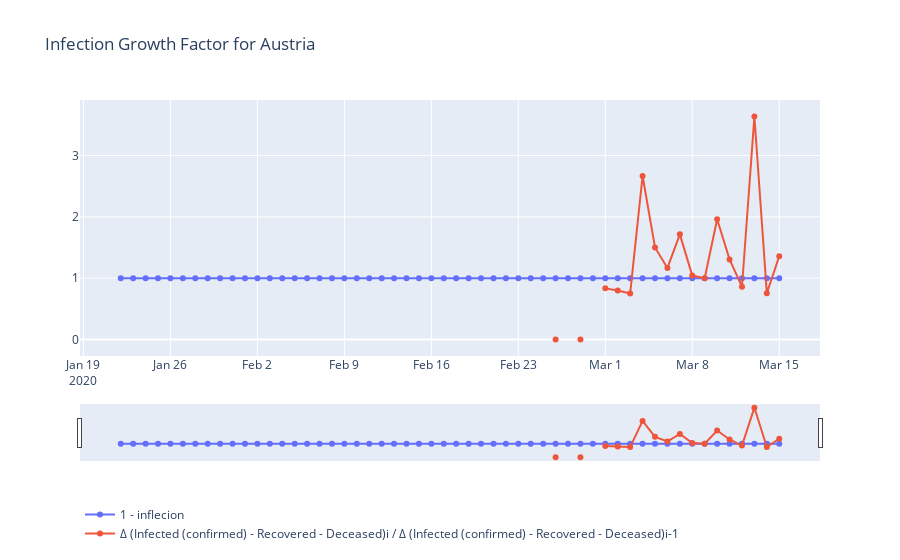
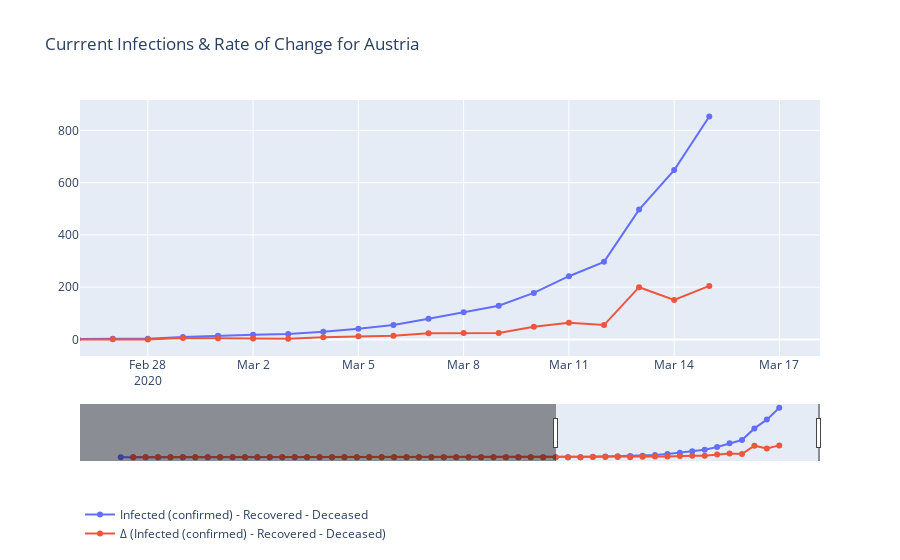

Write notebook code for charts like these, in order.
### Code cell
import lib.csse_covid_19_dataset.io as io
import os
import plotly.graph_objects as go

latest_data_date = df_prep.index[-1].strftime("%Y-%m-%d")
    
directory = "export/{}/".format(latest_data_date)
if not os.path.exists(directory):
    os.makedirs(directory)


# Growth factor
title = "Infection Growth Factor for {}".format(data.at)
df_at.loc[:, pandas.IndexSlice[data.at, '1 - inflecion']] = 1

fig = go.Figure()
fig.add_trace(go.Scatter(x=df_at.index, 
                         y=df_at[(data.at, '1 - inflecion')], 
                         name='1 - inflecion',
                         mode='lines+markers'))
fig.add_trace(go.Scatter(x=df_at.index, 
                         y=df_at[(data.at, infected_recovered_deceased_growth_factor_column_name)], 
                         name=infected_recovered_deceased_growth_factor_column_name,
                         mode='lines+markers'))
fig.update_layout(title_text=title,
                  xaxis_rangeslider_visible=True,
                  legend=dict(x=0, y=-0.75))
#fig.show("png")
fig.show()
fig.write_image(directory+title+".png")
io.saveDataCsv(df_at[[(data.at, '1 - inflecion'), (data.at, infected_recovered_deceased_growth_factor_column_name)]],
               directory, title)
#io.saveDataCsv(df_at.loc[:, pandas.IndexSlice[data.at, ['1 - inflecion', infected_recovered_deceased_growth_factor_column_name]]],
#               directory, title)


# Current infections and change rate
title = "Currrent Infections & Rate of Change for {}".format(data.at)
fig = go.Figure()
fig.add_trace(go.Scatter(x=df_at.index, 
                         y=df_at[(data.at, infected_recovered_deceased_column_name)], 
                         name=infected_recovered_deceased_column_name,
                         mode='lines+markers'))
fig.add_trace(go.Scatter(x=df_at.index, 
                         y=df_at[(data.at, infected_recovered_deceased_change_column_name)], 
                         name=infected_recovered_deceased_change_column_name,
                         mode='lines+markers'))
fig.update_layout(title_text=title,
                  xaxis_rangeslider_visible=True,
                  legend=dict(x=0, y=-0.75))
#fig.show("png")
fig.show()
fig.write_image(directory+title+".png")
io.saveDataCsv(df_at.loc[:, pandas.IndexSlice[data.at, [infected_recovered_deceased_column_name, infected_recovered_deceased_change_column_name]]],
               directory, title)


df_at_infected_pred_title = "Currently {} in {} and Predictions".format(infected_column_name, data.at)
#df_at_infected_pred = df_at_pred.loc[:, pandas.IndexSlice[:, [infected_column_name, infected_recovered_deceased_column_name, infected_recovered_deceased_prediction_column_name, infected_prediction_logistic_curve_column_name]]]
df_at_infected_pred = df_at_pred.loc[:, pandas.IndexSlice[:, [infected_column_name, infected_recovered_deceased_column_name, infected_recovered_deceased_prediction_1_4_column_name, infected_recovered_deceased_prediction_1_38_column_name]]]
io.saveDataCsv(df_at_infected_pred, directory, infected_column_name+"_"+df_at_infected_pred_title)
io.plotAndSavePngMatplotlib(df_at_infected_pred, df_at_infected_pred_title, (20, 10), True, directory, infected_column_name+"_"+df_at_infected_pred_title)

def displayAndSaveData(column, df_at, df_at_neighbours, df_at_nationalities, df_at_travel_incomming, df_at_travel_outgoing):
    df_at_title = "{} in {}".format(column, data.at)
    df_at_neighbours_title = "{} in Neighbouring Contries".format(column)
    df_at_nationalities_title = "{} in Countries of Largest Foraign Nationalities in {}".format(column, data.at)
    df_at_travel_incomming_title = "{} in Countries of Most Visiting Nationalities".format(column)
    df_at_travel_outgoing_title = "{} in Most Visited Countries".format(column)

    df_at = df_at_pred.loc[:, pandas.IndexSlice[:, [column]]]
    df_at_neighbours = df_at_neighbours.loc[:, pandas.IndexSlice[:, [column]]]
    df_at_nationalities = df_at_nationalities.loc[:, pandas.IndexSlice[:, [column]]]
    df_at_travel_incomming = df_at_travel_incomming.loc[:, pandas.IndexSlice[:, [column]]]
    df_at_travel_outgoing = df_at_travel_outgoing.loc[:, pandas.IndexSlice[:, [column]]]

    io.saveDataCsv(df_at, directory, column+"_"+df_at_title)
    io.saveDataCsv(df_at_neighbours, directory, column+"_"+df_at_neighbours_title)
    io.saveDataCsv(df_at_nationalities, directory, column+"_"+df_at_nationalities_title)
    io.saveDataCsv(df_at_travel_incomming, directory, column+"_"+df_at_travel_incomming_title)
    io.saveDataCsv(df_at_travel_outgoing, directory, column+"_"+df_at_travel_outgoing_title)

    io.plotAndSavePngMatplotlib(df_at, df_at_title, (20, 10), True, directory, column+"_"+df_at_title)
    io.plotAndSavePngMatplotlib(df_at_neighbours, df_at_neighbours_title, (20, 10), True, directory, column+"_"+df_at_neighbours_title)
    io.plotAndSavePngMatplotlib(df_at_nationalities, df_at_nationalities_title, (20, 10), True, directory, column+"_"+df_at_nationalities_title)
    io.plotAndSavePngMatplotlib(df_at_travel_incomming, df_at_travel_incomming_title, (20, 10), True, directory, column+"_"+df_at_travel_incomming_title)
    io.plotAndSavePngMatplotlib(df_at_travel_outgoing, df_at_travel_outgoing_title, (20, 10), True, directory, column+"_"+df_at_travel_outgoing_title)
    
displayAndSaveData(infected_column_name, df_at, df_at_neighbours, df_at_nationalities, df_at_travel_incomming, df_at_travel_outgoing)
displayAndSaveData(deceased_column_name, df_at, df_at_neighbours, df_at_nationalities, df_at_travel_incomming, df_at_travel_outgoing)
displayAndSaveData(recovered_column_name, df_at, df_at_neighbours, df_at_nationalities, df_at_travel_incomming, df_at_travel_outgoing)

### Figure 1 — Plotly figure (JSON) as saved in the notebook; plotly's stock layout.template omitted (floating-point values rounded to 4 significant figures)
{"data": [{"mode": "lines+markers", "name": "1 - inflecion", "type": "scatter", "x": ["2020-01-22T00:00:00", "2020-01-23T00:00:00", "2020-01-24T00:00:00", "2020-01-25T00:00:00", "2020-01-26T00:00:00", "2020-01-27T00:00:00", "2020-01-28T00:00:00", "2020-01-29T00:00:00", "2020-01-30T00:00:00", "2020-01-31T00:00:00", "2020-02-01T00:00:00", "2020-02-02T00:00:00", "2020-02-03T00:00:00", "2020-02-04T00:00:00", "2020-02-05T00:00:00", "2020-02-06T00:00:00", "2020-02-07T00:00:00", "2020-02-08T00:00:00", "2020-02-09T00:00:00", "2020-02-10T00:00:00", "2020-02-11T00:00:00", "2020-02-12T00:00:00", "2020-02-13T00:00:00", "2020-02-14T00:00:00", "2020-02-15T00:00:00", "2020-02-16T00:00:00", "2020-02-17T00:00:00", "2020-02-18T00:00:00", "2020-02-19T00:00:00", "2020-02-20T00:00:00", "2020-02-21T00:00:00", "2020-02-22T00:00:00", "2020-02-23T00:00:00", "2020-02-24T00:00:00", "2020-02-25T00:00:00", "2020-02-26T00:00:00", "2020-02-27T00:00:00", "2020-02-28T00:00:00", "2020-02-29T00:00:00", "2020-03-01T00:00:00", "2020-03-02T00:00:00", "2020-03-03T00:00:00", "2020-03-04T00:00:00", "2020-03-05T00:00:00", "2020-03-06T00:00:00", "2020-03-07T00:00:00", "2020-03-08T00:00:00", "2020-03-09T00:00:00", "2020-03-10T00:00:00", "2020-03-11T00:00:00", "2020-03-12T00:00:00", "2020-03-13T00:00:00", "2020-03-14T00:00:00", "2020-03-15T00:00:00"], "y": [1, 1, 1, 1, 1, 1, 1, 1, 1, 1, 1, 1, 1, 1, 1, 1, 1, 1, 1, 1, 1, 1, 1, 1, 1, 1, 1, 1, 1, 1, 1, 1, 1, 1, 1, 1, 1, 1, 1, 1, 1, 1, 1, 1, 1, 1, 1, 1, 1, 1, 1, 1, 1, 1]}, {"mode": "lines+markers", "name": "Δ (Infected (confirmed) - Recovered - Deceased)i / Δ (Infected (confirmed) - Recovered - Deceased)i-1", "type": "scatter", "x": ["2020-01-22T00:00:00", "2020-01-23T00:00:00", "2020-01-24T00:00:00", "2020-01-25T00:00:00", "2020-01-26T00:00:00", "2020-01-27T00:00:00", "2020-01-28T00:00:00", "2020-01-29T00:00:00", "2020-01-30T00:00:00", "2020-01-31T00:00:00", "2020-02-01T00:00:00", "2020-02-02T00:00:00", "2020-02-03T00:00:00", "2020-02-04T00:00:00", "2020-02-05T00:00:00", "2020-02-06T00:00:00", "2020-02-07T00:00:00", "2020-02-08T00:00:00", "2020-02-09T00:00:00", "2020-02-10T00:00:00", "2020-02-11T00:00:00", "2020-02-12T00:00:00", "2020-02-13T00:00:00", "2020-02-14T00:00:00", "2020-02-15T00:00:00", "2020-02-16T00:00:00", "2020-02-17T00:00:00", "2020-02-18T00:00:00", "2020-02-19T00:00:00", "2020-02-20T00:00:00", "2020-02-21T00:00:00", "2020-02-22T00:00:00", "2020-02-23T00:00:00", "2020-02-24T00:00:00", "2020-02-25T00:00:00", "2020-02-26T00:00:00", "2020-02-27T00:00:00", "2020-02-28T00:00:00", "2020-02-29T00:00:00", "2020-03-01T00:00:00", "2020-03-02T00:00:00", "2020-03-03T00:00:00", "2020-03-04T00:00:00", "2020-03-05T00:00:00", "2020-03-06T00:00:00", "2020-03-07T00:00:00", "2020-03-08T00:00:00", "2020-03-09T00:00:00", "2020-03-10T00:00:00", "2020-03-11T00:00:00", "2020-03-12T00:00:00", "2020-03-13T00:00:00", "2020-03-14T00:00:00", "2020-03-15T00:00:00"], "y": [null, null, null, null, null, null, null, null, null, null, null, null, null, null, null, null, null, null, null, null, null, null, null, null, null, null, null, null, null, null, null, null, null, null, null, 0, null, 0, null, 0.8333, 0.8, 0.75, 2.667, 1.5, 1.167, 1.714, 1.042, 1, 1.96, 1.306, 0.8594, 3.636, 0.755, 1.358]}], "layout": {"autosize": true, "legend": {"x": 0, "y": -0.75}, "title": {"text": "Infection Growth Factor for Austria"}, "xaxis": {"autorange": true, "range": ["2020-01-18 20:15:50.3587", "2020-03-18 03:44:09.6413"], "rangeslider": {"autorange": true, "range": ["2020-01-18 20:15:50.3587", "2020-03-18 03:44:09.6413"], "visible": true, "yaxis": {"_template": null, "rangemode": "match"}}, "type": "date"}, "yaxis": {"autorange": true, "range": [-0.2984, 3.935], "type": "linear"}}}

### Figure 2 — Plotly figure (JSON) as saved in the notebook; plotly's stock layout.template omitted (floating-point values rounded to 4 significant figures)
{"data": [{"mode": "lines+markers", "name": "Infected (confirmed) - Recovered - Deceased", "type": "scatter", "x": ["2020-01-22T00:00:00", "2020-01-23T00:00:00", "2020-01-24T00:00:00", "2020-01-25T00:00:00", "2020-01-26T00:00:00", "2020-01-27T00:00:00", "2020-01-28T00:00:00", "2020-01-29T00:00:00", "2020-01-30T00:00:00", "2020-01-31T00:00:00", "2020-02-01T00:00:00", "2020-02-02T00:00:00", "2020-02-03T00:00:00", "2020-02-04T00:00:00", "2020-02-05T00:00:00", "2020-02-06T00:00:00", "2020-02-07T00:00:00", "2020-02-08T00:00:00", "2020-02-09T00:00:00", "2020-02-10T00:00:00", "2020-02-11T00:00:00", "2020-02-12T00:00:00", "2020-02-13T00:00:00", "2020-02-14T00:00:00", "2020-02-15T00:00:00", "2020-02-16T00:00:00", "2020-02-17T00:00:00", "2020-02-18T00:00:00", "2020-02-19T00:00:00", "2020-02-20T00:00:00", "2020-02-21T00:00:00", "2020-02-22T00:00:00", "2020-02-23T00:00:00", "2020-02-24T00:00:00", "2020-02-25T00:00:00", "2020-02-26T00:00:00", "2020-02-27T00:00:00", "2020-02-28T00:00:00", "2020-02-29T00:00:00", "2020-03-01T00:00:00", "2020-03-02T00:00:00", "2020-03-03T00:00:00", "2020-03-04T00:00:00", "2020-03-05T00:00:00", "2020-03-06T00:00:00", "2020-03-07T00:00:00", "2020-03-08T00:00:00", "2020-03-09T00:00:00", "2020-03-10T00:00:00", "2020-03-11T00:00:00", "2020-03-12T00:00:00", "2020-03-13T00:00:00", "2020-03-14T00:00:00", "2020-03-15T00:00:00"], "y": [0, 0, 0, 0, 0, 0, 0, 0, 0, 0, 0, 0, 0, 0, 0, 0, 0, 0, 0, 0, 0, 0, 0, 0, 0, 0, 0, 0, 0, 0, 0, 0, 0, 0, 2, 2, 3, 3, 9, 14, 18, 21, 29, 41, 55, 79, 104, 129, 178, 242, 297, 497, 648, 853]}, {"mode": "lines+markers", "name": "Δ (Infected (confirmed) - Recovered - Deceased)", "type": "scatter", "x": ["2020-01-22T00:00:00", "2020-01-23T00:00:00", "2020-01-24T00:00:00", "2020-01-25T00:00:00", "2020-01-26T00:00:00", "2020-01-27T00:00:00", "2020-01-28T00:00:00", "2020-01-29T00:00:00", "2020-01-30T00:00:00", "2020-01-31T00:00:00", "2020-02-01T00:00:00", "2020-02-02T00:00:00", "2020-02-03T00:00:00", "2020-02-04T00:00:00", "2020-02-05T00:00:00", "2020-02-06T00:00:00", "2020-02-07T00:00:00", "2020-02-08T00:00:00", "2020-02-09T00:00:00", "2020-02-10T00:00:00", "2020-02-11T00:00:00", "2020-02-12T00:00:00", "2020-02-13T00:00:00", "2020-02-14T00:00:00", "2020-02-15T00:00:00", "2020-02-16T00:00:00", "2020-02-17T00:00:00", "2020-02-18T00:00:00", "2020-02-19T00:00:00", "2020-02-20T00:00:00", "2020-02-21T00:00:00", "2020-02-22T00:00:00", "2020-02-23T00:00:00", "2020-02-24T00:00:00", "2020-02-25T00:00:00", "2020-02-26T00:00:00", "2020-02-27T00:00:00", "2020-02-28T00:00:00", "2020-02-29T00:00:00", "2020-03-01T00:00:00", "2020-03-02T00:00:00", "2020-03-03T00:00:00", "2020-03-04T00:00:00", "2020-03-05T00:00:00", "2020-03-06T00:00:00", "2020-03-07T00:00:00", "2020-03-08T00:00:00", "2020-03-09T00:00:00", "2020-03-10T00:00:00", "2020-03-11T00:00:00", "2020-03-12T00:00:00", "2020-03-13T00:00:00", "2020-03-14T00:00:00", "2020-03-15T00:00:00"], "y": [null, 0, 0, 0, 0, 0, 0, 0, 0, 0, 0, 0, 0, 0, 0, 0, 0, 0, 0, 0, 0, 0, 0, 0, 0, 0, 0, 0, 0, 0, 0, 0, 0, 0, 2, 0, 1, 0, 6, 5, 4, 3, 8, 12, 14, 24, 25, 25, 49, 64, 55, 200, 151, 205]}], "layout": {"autosize": true, "legend": {"x": 0, "y": -0.75}, "title": {"text": "Currrent Infections & Rate of Change for Austria"}, "xaxis": {"autorange": false, "range": ["2020-02-26 01:36:45.4519", "2020-03-18 03:44:09.6413"], "rangeslider": {"autorange": true, "range": ["2020-01-18 20:15:50.3587", "2020-03-18 03:44:09.6413"], "visible": true, "yaxis": {"_template": null, "rangemode": "match"}}, "type": "date"}, "yaxis": {"autorange": true, "range": [-70.0, 923.0], "type": "linear"}}}
